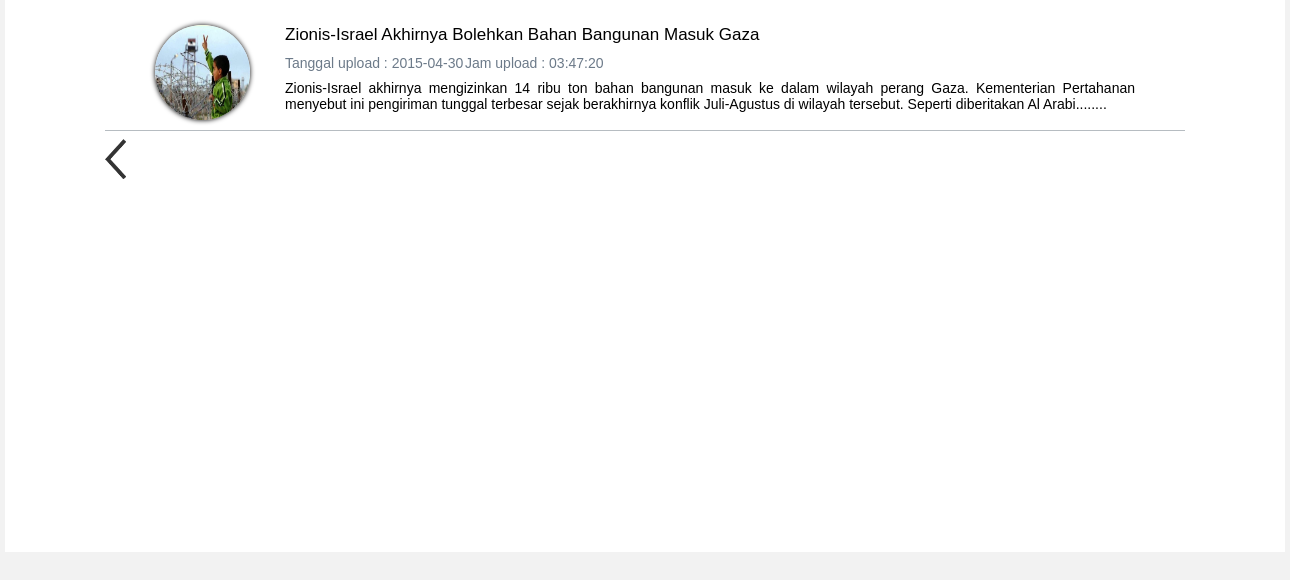
Page /View/PenggunaUmum/beritaUmum.php?offset=4 on the committed database.
### tables this page shows
CREATE TABLE IF NOT EXISTS `berita_umum` (
`id_berita_umum` int(6) NOT NULL,
  `id_user` int(6) NOT NULL,
  `judul` varchar(200) NOT NULL,
  `gambar` varchar(200) NOT NULL,
  `isi_berita` text NOT NULL,
  `editor` varchar(200) DEFAULT NULL,
  `sumber` varchar(200) DEFAULT NULL,
  `link` varchar(500) NOT NULL,
  `tanggal_upload` datetime NOT NULL
);

### function/connectDB.php (called while the page is built, shortened)
<?php
function querySelect($param, $table, $where, $limit){
    $results = array();
    $query = "SELECT " . $param . " ";
    $query .= "FROM " . $table ." ";
    $query = mysql_query($query);
    if(mysql_num_rows($query) > 0){
        $x = 0;
        while($row = mysql_fetch_assoc($query)){
            foreach($row as $key=>$value){
                $results[$x][$key] = $value;
            }
            $x++;
        }
    }
    return $results;
}
?>

### View/PenggunaUmum/beritaUmum.php (the view, shortened to what this page needs)
<!DOCTYPE html>
<?php
include '../../function/connectDB.php';
?>
<html>
    <head>
        <link rel="stylesheet" href="../css/reset.css">
        <link rel="stylesheet" href="../css/style.css">
        <link rel="stylesheet" href="../css/PenggunaUmum/beritaUmum.css">
    </head>
    <body>
        <div class="wrapper">
            <div class="col-full">
                <div class="content row">
                    <div class="sizeBoxBerita box">
                        <div class="col">
                            <div class="slideBerita box span-12">
                                <?php
                                $dataBeritaUmum = querySelect('*', 'berita_umum ORDER BY tanggal_upload DESC', null, null);
                                if (isset($_GET['offset'])) {
                                    $offset = (int) $_GET['offset'];
                                } else {
                                    $offset = 0;
                                }
                                $pagination = 0;
                                for ($i = 0; $i < count($dataBeritaUmum); $i++) {
                                    $date = $dataBeritaUmum[$i]['tanggal_upload'];
                                    $dateArray = explode(" ", $date);
                                    $tanggal = $dateArray[0];
                                    $jam = $dateArray[1];
                                    if ($i >= $offset) {
                                        if ($pagination < 4) {
                                            ?>
                                            <div class="berita box span-12 ">
                                                <div class="box span-2">
                                                    <div class="gambar box span-12">
                                                        <a href="beritaUmumIsi.php?id_berita_umum=<?php echo $dataBeritaUmum[$i]['id_berita_umum'] ?>">
                                                            <img class="berita-img" src="<?php echo $dataBeritaUmum[$i]['gambar'] ?>">
                                                        </a>
                                                    </div>
                                                </div>
                                                <div class="box span-10">
                                                    <div class="judul box span-12">
                                                        <a class="href-black" href="beritaUmumIsi.php?id_berita_umum=<?php echo $dataBeritaUmum[$i]['id_berita_umum'] ?>">
                                                            <?php echo $dataBeritaUmum[$i]['judul'] ?>
                                                        </a>
                                                    </div>
                                                    <div class="box span-12">
                                                        <div class="tanggal box span-2-5">
                                                            Tanggal upload : <?php echo $tanggal ?>
                                                        </div>
                                                        <div class="tanggal box span-9-5">
                                                            Jam upload : <?php echo $jam ?>
                                                        </div>
                                                    </div>
                                                    <div class="keterangan box span-12">
                                                        <?php
                                                        if (strlen($dataBeritaUmum[$i]['isi_berita']) > 250) {
                                                            echo(substr(str_replace('<br />', "",$dataBeritaUmum[$i]['isi_berita']), 0, 250) . '........');
                                                        } else {
                                                            echo str_replace('<br />', "",$dataBeritaUmum[$i]['isi_berita']);
                                                        }
                                                        ?>
                                                    </div>
                                                </div>
                                            </div>
                                            <?php
                                            $pagination++;
                                        } else {
                                            break;
                                        }
                                    }
                                }
                                ?>
                                <div class="button box">
                                    <div class="col">
                                        <div class="box span-12">
                                            <div class="panah-kiri box span-1">
                                                <?php
                                                $offset_arrow = $offset - 1;
                                                if ($offset_arrow <= 0) {
                                                    ?>
                                                    <a href="beritaUmum.php?offset=<?php echo $offset - 4; ?>">
                                                        &nbsp;
                                                    </a>
                                                    <?php
                                                } else if ($offset_arrow > 0) {
                                                    ?>
                                                    <a href="beritaUmum.php?offset=<?php echo $offset - 4; ?>">
                                                        <img class="panah" src="../img/Panah/Kiri-2.png">
                                                    </a>
                                                    <?php
                                                }
                                                ?>
                                            </div>
                                            <div class="box span-10">&nbsp;</div>
                                        </div>
                                    </div>
                                </div>
                            </div>
                        </div>
                    </div>
                </div>
            </div>
        </div>
    </body>
</html>

### View/css/style.css (style rules this page uses)
a { text-decoration: none; }
.href-black { text-decoration: none; color: black; }
body { background-color: rgba(0,0,0,0.05); }
.content { background-color: white; }

### View/css/PenggunaUmum/beritaUmum.css (style rules this page uses)
.slideBerita { box-sizing: border-box; -webkit-box-sizing: border-box; -moz-box-sizing: border-box; padding-top: 10px; }
.berita { box-sizing: border-box; -webkit-box-sizing: border-box; -moz-box-sizing: border-box; border-bottom:1px solid #b6bcc1; }
.gambar { box-sizing: border-box; -webkit-box-sizing: border-box; -moz-box-sizing: border-box; padding: 15px 0px 5px 50px; }
.berita-img { height: 95px; width: 95px; box-shadow: 0px 0px 5px black; border-radius:100% 100% 100% 100%; }
.judul { height: 45px; font-size:17px; box-sizing: border-box; -webkit-box-sizing: border-box; -moz-box-sizing: border-box; padding-top: 15px; }
.tanggal { height: 20px; color:#6C7A89; }
.keterangan { height: 55px; box-sizing: border-box; -webkit-box-sizing: border-box; -moz-box-sizing: border-box; padding-top: 5px; padding-bottom: 10px; padding-right: 50px; text-align: justify; }
.panah-kiri { box-sizing: border-box; -webkit-box-sizing: border-box; -moz-box-sizing: border-box; padding-bottom: 6px; padding-top: 8px; }
.button .box.span-1 img { box-sizing: border-box; -webkit-box-sizing: border-box; -moz-box-sizing: border-box; height: 40px; }
.sizeBoxBerita { height: 552px; }

### rows in the picture
berita_umum: gambar (picture), judul "Zionis-Israel Akhirnya Bolehkan Bahan Bangunan Masuk Gaza", tanggal_upload "2015-04-30", tanggal_upload "03:47:20", isi_berita "Zionis-Israel akhirnya mengizinkan 14 ribu ton bahan bangunan masuk ke dalam wilayah perang Gaza. Kementerian Pertahanan menyebut ini pengiriman tunggal terbesar sejak berakhirnya konflik Juli-Agustus di wilayah tersebut. Seperti diberitakan Al Arabi"
